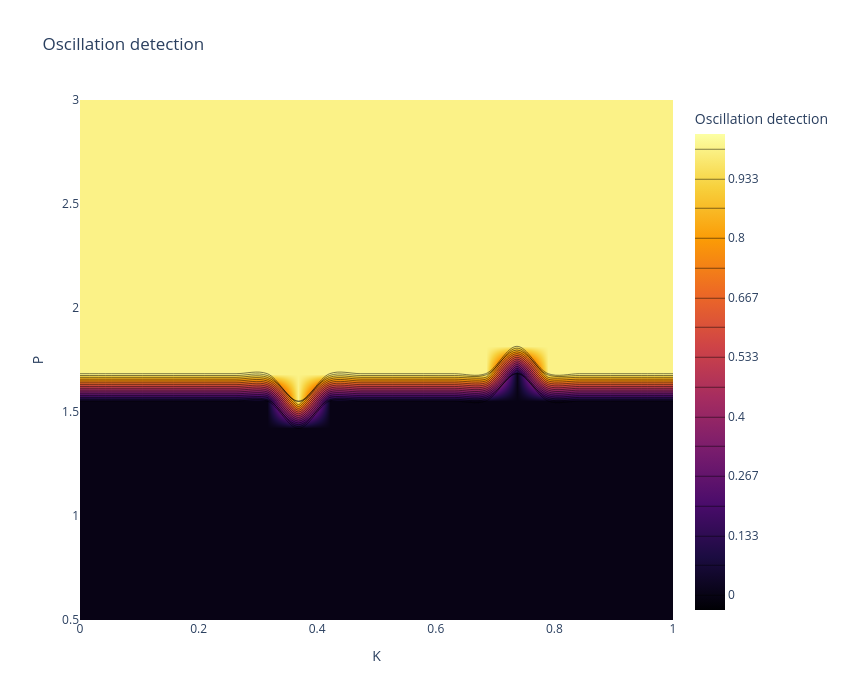
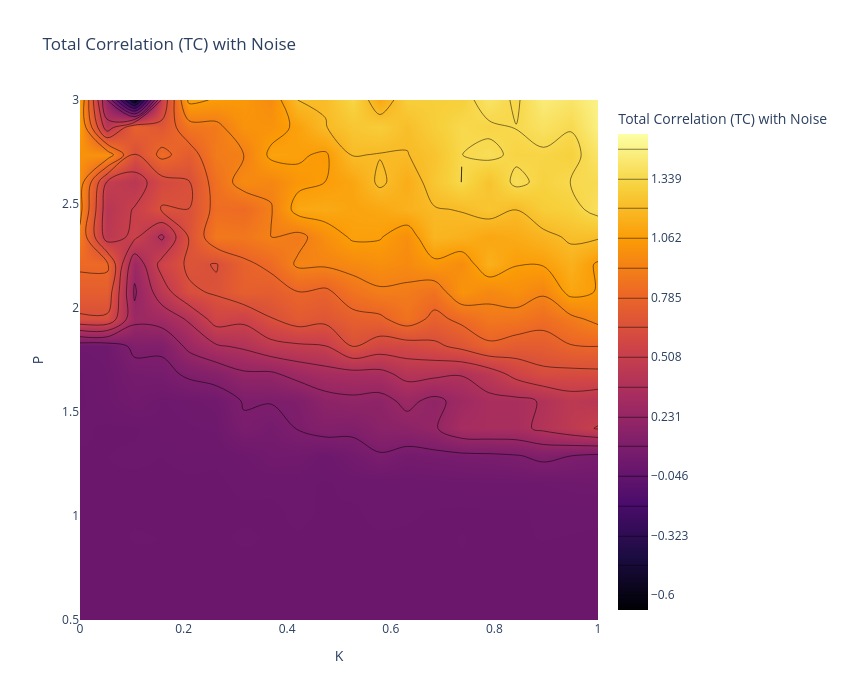
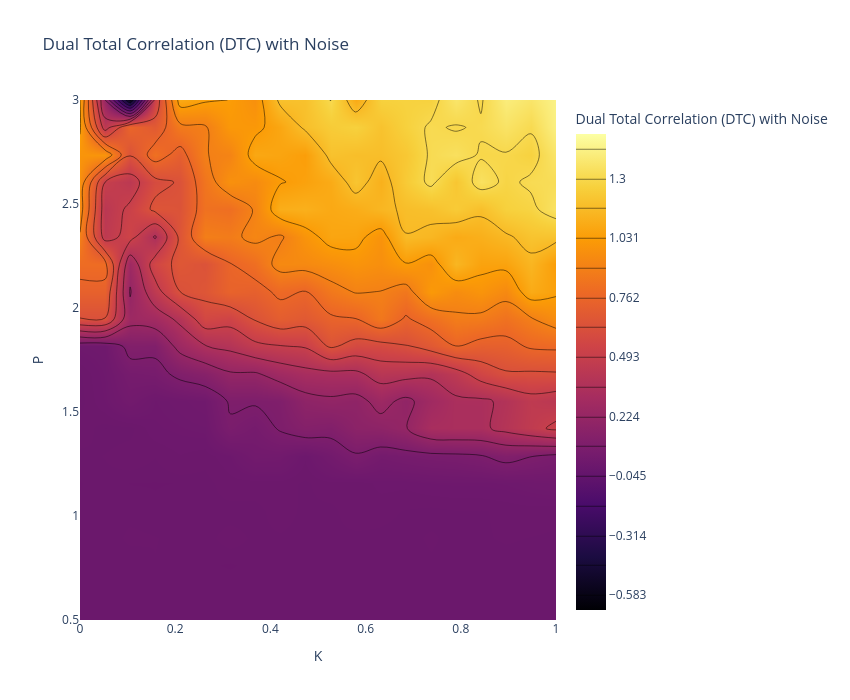
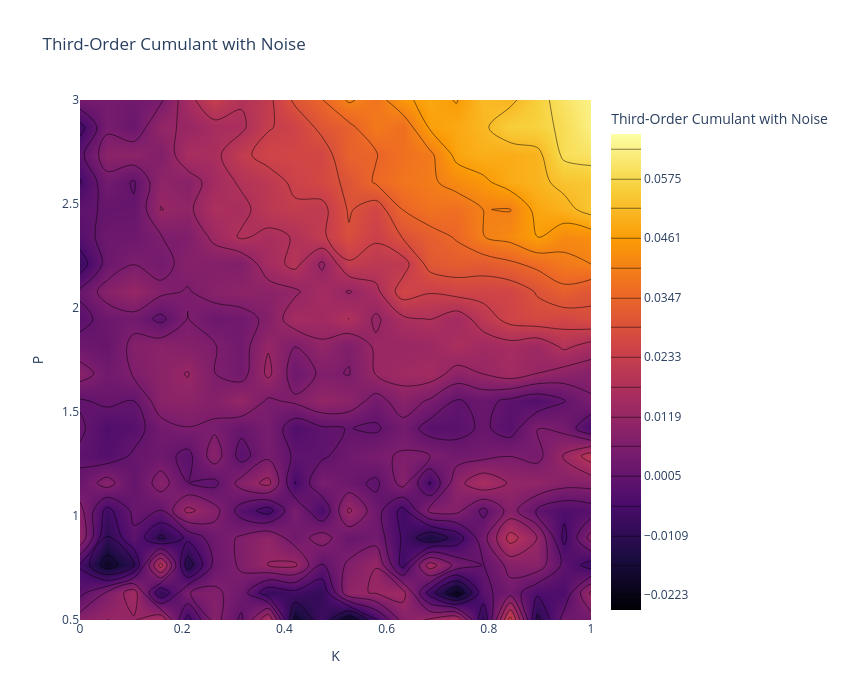

Here is the notebook cell these charts were saved with, in order:
### Markdown cell above
---
## Parameter Sweep in $(a_E \times K_3)$ Space — with Stochastic Noise

Oscillation detection and higher-order metric computation across the full $(a_E, K_3)$ grid.

### Code cell
# Sweep parameters
A_values = np.linspace(0.5, 3, 20)
K_values = np.linspace(0.0, 1.0, 20)
K3_values = np.linspace(0.0, 1.0, 20)
sigma_E = 0.03
T = 375

# Storage matrices
oscillation_map_noise = np.zeros((len(A_values), len(K3_values)), dtype=int)
TC_map_noise = np.zeros((len(A_values), len(K3_values)))
DTC_map_noise = np.zeros((len(A_values), len(K3_values)))
Cumulant_map_noise = np.zeros((len(A_values), len(K3_values)))
PowerCorr_map_noise = np.zeros((len(A_values), len(K3_values)))
Entropy_map_noise = np.zeros((len(A_values), len(K3_values)))
Entropy_map_skew = np.zeros((len(A_values), len(K3_values)))
Entropy_map_kurt = np.zeros((len(A_values), len(K3_values)))

TC_ksg_map = np.zeros((len(A_values), len(K3_values)))
DTC_ksg_map = np.zeros((len(A_values), len(K3_values)))
Oinfo_ksg_map = np.zeros((len(A_values), len(K3_values)))

# Fixed seed for reproducibility
seed = 42
rng = np.random.default_rng(seed)
state0 = 0.1 * rng.standard_normal(2 * N_nodes)

# Create folder for raw simulated signals
sim_folder = '../simulations/3rd_order_diffusive_ak'
os.makedirs(sim_folder, exist_ok=True)

for i, A_val in enumerate(A_values):
    for j, K3_val in enumerate(K3_values):
        A_vec = np.array([A_val, A_val, A_val])
        t, states = simulate_wc_higher_order_additive_stochastic_a(
            state0, A_vec, K3_val, T_ho, T, dt, sigma_E, P=7
        )

        start_idx = int(0.2 * len(t))
        E_node = states[start_idx:, :N_nodes]
        I_node = states[start_idx:, N_nodes:]

        # Oscillation detection
        is_lc1, _, _, _ = detect_limit_cycle_poincare(E_node[:, 0], I_node[:, 0], dt)
        is_lc2, _, _, _ = detect_limit_cycle_poincare(E_node[:, 1], I_node[:, 1], dt)
        is_lc3, _, _, _ = detect_limit_cycle_poincare(E_node[:, 2], I_node[:, 2], dt)
        oscillation_map_noise[i, j] = int(is_lc1 and is_lc2 and is_lc3)

        # Metrics
        E = states[start_idx:, :N_nodes]
        X = E.copy()
        Sigma = np.cov(X.T)

        TC_map_noise[i, j] = TC_gauss(Sigma)
        DTC_map_noise[i, j] = DTC_gauss(Sigma)
        Entropy_map_noise[i, j] = entropy_gauss(Sigma)
        skew, kurt = dev_gauss(X)
        Entropy_map_skew[i, j] = skew
        Entropy_map_kurt[i, j] = kurt
        if X.shape[1] == 3:
            Cumulant_map_noise[i, j] = cumulants(X)
            PowerCorr_map_noise[i, j] = powercorr(X)

        # --- KSG non-parametric metrics ---
        if X.shape[1] == 3:
            TC_ksg_map[i, j] = TC_ksg(X)
            DTC_ksg_map[i, j] = DTC_ksg(X)
            Oinfo_ksg_map[i, j] = Oinfo_ksg(X)

        # --- Save raw simulated signals ---
        I_node_save = states[start_idx:, N_nodes:]
        #np.savez_compressed(sim_folder + '/signals_i' + str(i).zfill(2) + '_j' + str(j).zfill(2) + '.npz',E=E, I=I_node_save,row_val=P_val, col_val=K3_val)

    if (i + 1) % 5 == 0:
        print(f"Progress: {i+1}/{len(A_values)}")

# Clean outliers
TC_clean = clean_rowwise_signed(TC_map_noise, n_std=2)
DTC_clean = clean_rowwise_signed(DTC_map_noise, n_std=2)
Cumulant_clean = clean_rowwise_signed(Cumulant_map_noise, n_std=2)
PowerCorr_clean = clean_rowwise_signed(PowerCorr_map_noise, n_std=2)
Skew_clean = clean_rowwise_signed(Entropy_map_skew, n_std=2)
Kurt_clean = clean_rowwise_signed(Entropy_map_kurt, n_std=2)

TC_ksg_clean = clean_rowwise_signed(TC_ksg_map, n_std=2)
DTC_ksg_clean = clean_rowwise_signed(DTC_ksg_map, n_std=2)
Oinfo_ksg_clean = clean_rowwise_signed(Oinfo_ksg_map, n_std=2)

# Quick visualisation
plot_metrics_contour(oscillation_map_noise, A_values, K3_values, title="Oscillation detection")
plot_metrics_contour(TC_clean, A_values, K3_values, title="Total Correlation (TC) with Noise")
plot_metrics_contour(DTC_clean, A_values, K3_values, title="Dual Total Correlation (DTC) with Noise")
plot_metrics_contour(Cumulant_clean, A_values, K3_values, title="Third-Order Cumulant with Noise")
plot_metrics_contour(PowerCorr_clean, A_values, K3_values, title="Triple Power Correlation with Noise")

plot_metrics_contour(TC_ksg_clean, A_values, K3_values, title="TC KSG with Noise")
plot_metrics_contour(DTC_ksg_clean, A_values, K3_values, title="DTC KSG with Noise")
plot_metrics_contour(Oinfo_ksg_clean, A_values, K3_values, title="O-info KSG with Noise")

# ── Save cleaned results ──
np.savez_compressed(
    "../results/metrics_Coupling_diffusive_noise_a.npz",
    oscillation_map=oscillation_map_noise,
    TC=TC_clean, DTC=DTC_clean,
    cumulant=Cumulant_clean, powercorr=PowerCorr_clean,
    skew=Skew_clean, kurt=Kurt_clean,
    TC_ksg=TC_ksg_clean, DTC_ksg=DTC_ksg_clean, Oinfo_ksg=Oinfo_ksg_clean,
    P=A_values, K3=K3_values,
)

# ── Save raw results ──
np.savez_compressed(
    "../results/raw_metrics_Coupling_diffusive_noise_a.npz",
    oscillation_map=oscillation_map_noise,
    TC=TC_map_noise, DTC=DTC_map_noise,
    cumulant=Cumulant_map_noise, powercorr=PowerCorr_map_noise,
    skew=Entropy_map_skew, kurt=Entropy_map_kurt,
    TC_ksg=TC_ksg_map, DTC_ksg=DTC_ksg_map, Oinfo_ksg=Oinfo_ksg_map,
    P=A_values, K3=K3_values,
)

print("Saved: metrics_Coupling_diffusive_noise_a.npz & raw_metrics_Coupling_diffusive_noise_a.npz")

### Figure 1 — Plotly figure (JSON) as saved in the notebook; plotly's stock layout.template omitted (floating-point values rounded to 4 significant figures; data arrays with more than 128 entries replaced by an {"elided": "..."} marker saying what was removed)
{"data": [{"colorbar": {"title": {"text": "Oscillation detection"}}, "colorscale": [[0, "#000004"], [0.1111, "#1b0c41"], [0.2222, "#4a0c6b"], [0.3333, "#781c6d"], [0.4444, "#a52c60"], [0.5556, "#cf4446"], [0.6667, "#ed6925"], [0.7778, "#fb9b06"], [0.8889, "#f7d13d"], [1, "#fcffa4"]], "contours": {"coloring": "heatmap", "end": 1, "showlines": true, "size": 0.06667, "start": 0}, "type": "contour", "x": [0.0, 0.05263, 0.1053, 0.1579, 0.2105, 0.2632, 0.3158, 0.3684, 0.4211, 0.4737, 0.5263, 0.5789, 0.6316, 0.6842, 0.7368, 0.7895, 0.8421, 0.8947, 0.9474, 1.0], "y": [0.5, 0.6316, 0.7632, 0.8947, 1.026, 1.158, 1.289, 1.421, 1.553, 1.684, 1.816, 1.947, 2.079, 2.211, 2.342, 2.474, 2.605, 2.737, 2.868, 3.0], "z": {"elided": "20x20 int values"}}], "layout": {"height": 700, "title": {"text": "Oscillation detection"}, "width": 850, "xaxis": {"title": {"text": "K"}}, "yaxis": {"title": {"text": "P"}}}}

### Figure 2 — Plotly figure (JSON) as saved in the notebook; plotly's stock layout.template omitted (floating-point values rounded to 4 significant figures; data arrays with more than 128 entries replaced by an {"elided": "..."} marker saying what was removed)
{"data": [{"colorbar": {"title": {"text": "Total Correlation (TC) with Noise"}}, "colorscale": [[0, "#000004"], [0.1111, "#1b0c41"], [0.2222, "#4a0c6b"], [0.3333, "#781c6d"], [0.4444, "#a52c60"], [0.5556, "#cf4446"], [0.6667, "#ed6925"], [0.7778, "#fb9b06"], [0.8889, "#f7d13d"], [1, "#fcffa4"]], "contours": {"coloring": "heatmap", "end": 1.478, "showlines": true, "size": 0.1385, "start": -0.6}, "type": "contour", "x": [0.0, 0.05263, 0.1053, 0.1579, 0.2105, 0.2632, 0.3158, 0.3684, 0.4211, 0.4737, 0.5263, 0.5789, 0.6316, 0.6842, 0.7368, 0.7895, 0.8421, 0.8947, 0.9474, 1.0], "y": [0.5, 0.6316, 0.7632, 0.8947, 1.026, 1.158, 1.289, 1.421, 1.553, 1.684, 1.816, 1.947, 2.079, 2.211, 2.342, 2.474, 2.605, 2.737, 2.868, 3.0], "z": {"elided": "20x20 float values"}}], "layout": {"height": 700, "title": {"text": "Total Correlation (TC) with Noise"}, "width": 850, "xaxis": {"title": {"text": "K"}}, "yaxis": {"title": {"text": "P"}}}}

### Figure 3 — Plotly figure (JSON) as saved in the notebook; plotly's stock layout.template omitted (floating-point values rounded to 4 significant figures; data arrays with more than 128 entries replaced by an {"elided": "..."} marker saying what was removed)
{"data": [{"colorbar": {"title": {"text": "Dual Total Correlation (DTC) with Noise"}}, "colorscale": [[0, "#000004"], [0.1111, "#1b0c41"], [0.2222, "#4a0c6b"], [0.3333, "#781c6d"], [0.4444, "#a52c60"], [0.5556, "#cf4446"], [0.6667, "#ed6925"], [0.7778, "#fb9b06"], [0.8889, "#f7d13d"], [1, "#fcffa4"]], "contours": {"coloring": "heatmap", "end": 1.435, "showlines": true, "size": 0.1345, "start": -0.5827}, "type": "contour", "x": [0.0, 0.05263, 0.1053, 0.1579, 0.2105, 0.2632, 0.3158, 0.3684, 0.4211, 0.4737, 0.5263, 0.5789, 0.6316, 0.6842, 0.7368, 0.7895, 0.8421, 0.8947, 0.9474, 1.0], "y": [0.5, 0.6316, 0.7632, 0.8947, 1.026, 1.158, 1.289, 1.421, 1.553, 1.684, 1.816, 1.947, 2.079, 2.211, 2.342, 2.474, 2.605, 2.737, 2.868, 3.0], "z": {"elided": "20x20 float values"}}], "layout": {"height": 700, "title": {"text": "Dual Total Correlation (DTC) with Noise"}, "width": 850, "xaxis": {"title": {"text": "K"}}, "yaxis": {"title": {"text": "P"}}}}

### Figure 4 — Plotly figure (JSON) as saved in the notebook; plotly's stock layout.template omitted (floating-point values rounded to 4 significant figures; data arrays with more than 128 entries replaced by an {"elided": "..."} marker saying what was removed)
{"data": [{"colorbar": {"title": {"text": "Third-Order Cumulant with Noise"}}, "colorscale": [[0, "#000004"], [0.1111, "#1b0c41"], [0.2222, "#4a0c6b"], [0.3333, "#781c6d"], [0.4444, "#a52c60"], [0.5556, "#cf4446"], [0.6667, "#ed6925"], [0.7778, "#fb9b06"], [0.8889, "#f7d13d"], [1, "#fcffa4"]], "contours": {"coloring": "heatmap", "end": 0.06318, "showlines": true, "size": 0.005699, "start": -0.0223}, "type": "contour", "x": [0.0, 0.05263, 0.1053, 0.1579, 0.2105, 0.2632, 0.3158, 0.3684, 0.4211, 0.4737, 0.5263, 0.5789, 0.6316, 0.6842, 0.7368, 0.7895, 0.8421, 0.8947, 0.9474, 1.0], "y": [0.5, 0.6316, 0.7632, 0.8947, 1.026, 1.158, 1.289, 1.421, 1.553, 1.684, 1.816, 1.947, 2.079, 2.211, 2.342, 2.474, 2.605, 2.737, 2.868, 3.0], "z": {"elided": "20x20 float values"}}], "layout": {"height": 700, "title": {"text": "Third-Order Cumulant with Noise"}, "width": 850, "xaxis": {"title": {"text": "K"}}, "yaxis": {"title": {"text": "P"}}}}
